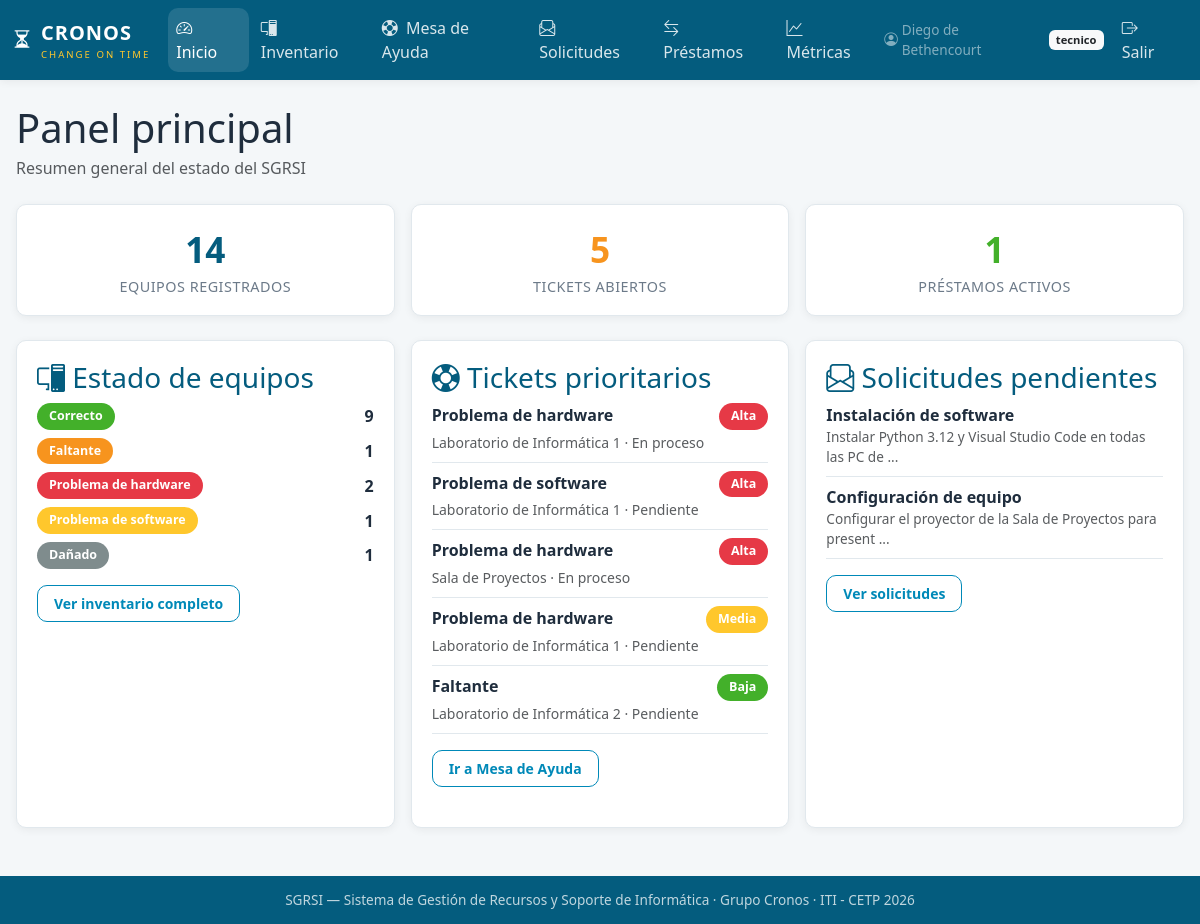
The page /index.php?pagina=dashboard (signed in) on the database its author committed.
### tables this page shows
CREATE TABLE IF NOT EXISTS tickets (
    id_ticket        INT AUTO_INCREMENT PRIMARY KEY,
    id_usuario       INT NOT NULL,             
    id_tecnico       INT DEFAULT NULL,         
    id_equipo        INT DEFAULT NULL,
    id_laboratorio   INT DEFAULT NULL,
    incidente        VARCHAR(100) NOT NULL,    
    descripcion      TEXT,                     
    id_prioridad     INT NOT NULL,
    id_estado_ticket INT NOT NULL DEFAULT 1,
    fecha_apertura   DATETIME NOT NULL DEFAULT CURRENT_TIMESTAMP,
    fecha_cierre     DATETIME DEFAULT NULL,
    nota_resolucion  TEXT,
    CONSTRAINT fk_tickets_usuario  FOREIGN KEY (id_usuario)       REFERENCES usuarios(id_usuario),
    CONSTRAINT fk_tickets_tecnico  FOREIGN KEY (id_tecnico)       REFERENCES usuarios(id_usuario),
    CONSTRAINT fk_tickets_equipo   FOREIGN KEY (id_equipo)        REFERENCES equipos(id_equipo),
    CONSTRAINT fk_tickets_lab      FOREIGN KEY (id_laboratorio)   REFERENCES laboratorios(id_laboratorio),
    CONSTRAINT fk_tickets_prior    FOREIGN KEY (id_prioridad)     REFERENCES prioridades(id_prioridad),
    CONSTRAINT fk_tickets_estado   FOREIGN KEY (id_estado_ticket) REFERENCES estados_ticket(id_estado_ticket)
);

CREATE TABLE IF NOT EXISTS prioridades (
    id_prioridad  INT AUTO_INCREMENT PRIMARY KEY,
    nombre        VARCHAR(20) NOT NULL UNIQUE,
    orden         INT NOT NULL,
    color_hex     VARCHAR(7) NOT NULL DEFAULT '#999999'
);

CREATE TABLE IF NOT EXISTS laboratorios (
    id_laboratorio INT AUTO_INCREMENT PRIMARY KEY,
    nombre         VARCHAR(60) NOT NULL,
    numero_salon   VARCHAR(20) NOT NULL,
    capacidad      INT DEFAULT 0,
    activo         TINYINT(1) NOT NULL DEFAULT 1
);

CREATE TABLE IF NOT EXISTS estados_ticket (
    id_estado_ticket INT AUTO_INCREMENT PRIMARY KEY,
    nombre_estado    VARCHAR(30) NOT NULL UNIQUE
);

CREATE TABLE IF NOT EXISTS solicitudes (
    id_solicitud        INT AUTO_INCREMENT PRIMARY KEY,
    id_usuario          INT NOT NULL,
    id_tipo_solicitud   INT NOT NULL,
    id_laboratorio      INT DEFAULT NULL,
    descripcion         TEXT NOT NULL,
    fecha_solicitud     DATETIME NOT NULL DEFAULT CURRENT_TIMESTAMP,
    fecha_necesaria     DATE DEFAULT NULL,
    id_estado_solicitud INT NOT NULL DEFAULT 1,
    CONSTRAINT fk_solicitudes_usuario FOREIGN KEY (id_usuario)          REFERENCES usuarios(id_usuario),
    CONSTRAINT fk_solicitudes_tipo    FOREIGN KEY (id_tipo_solicitud)   REFERENCES tipos_solicitud(id_tipo_solicitud),
    CONSTRAINT fk_solicitudes_lab     FOREIGN KEY (id_laboratorio)      REFERENCES laboratorios(id_laboratorio),
    CONSTRAINT fk_solicitudes_estado  FOREIGN KEY (id_estado_solicitud) REFERENCES estados_solicitud(id_estado_solicitud)
);

CREATE TABLE IF NOT EXISTS tipos_solicitud (
    id_tipo_solicitud INT AUTO_INCREMENT PRIMARY KEY,
    nombre            VARCHAR(60) NOT NULL UNIQUE
);

### src/controllers/DashboardController.php (called while the page is built, shortened)
<?php
$db = Database::conectar();
$stmt = $db->query("SELECT COUNT(*) AS total FROM equipos");
$total_equipos = $stmt->fetch()['total'];
$stmt = $db->query("
    SELECT COUNT(*) AS total FROM tickets t
    JOIN estados_ticket et ON et.id_estado_ticket = t.id_estado_ticket
    WHERE et.nombre_estado != 'Resuelto'
");
$total_tickets_abiertos = $stmt->fetch()['total'];
$stmt = $db->query("
    SELECT COUNT(*) AS total FROM prestamos p
    JOIN estados_prestamo ep ON ep.id_estado_prestamo = p.id_estado_prestamo
    WHERE ep.nombre_estado = 'Activo'
");
$total_prestamos_activos = $stmt->fetch()['total'];
$stmt = $db->query("
    SELECT ee.nombre_estado, ee.color_hex, COUNT(*) AS cantidad
    FROM equipos e
    JOIN estados_equipo ee ON ee.id_estado_equipo = e.id_estado_equipo
    GROUP BY ee.id_estado_equipo
    ORDER BY ee.id_estado_equipo
");
$estados_equipos = $stmt->fetchAll();
$stmt = $db->query("
    SELECT t.id_ticket, t.incidente, t.fecha_apertura,
           p.nombre AS prioridad, p.color_hex AS color_prioridad,
           et.nombre_estado AS estado,
           l.nombre AS laboratorio
    FROM tickets t
    JOIN prioridades p ON p.id_prioridad = t.id_prioridad
    JOIN estados_ticket et ON et.id_estado_ticket = t.id_estado_ticket
    LEFT JOIN laboratorios l ON l.id_laboratorio = t.id_laboratorio
    WHERE et.nombre_estado != 'Resuelto'
    ORDER BY p.orden ASC, t.fecha_apertura ASC
    LIMIT 5
");
$tickets_activos = $stmt->fetchAll();
$stmt = $db->query("
    SELECT s.id_solicitud, s.descripcion, s.fecha_solicitud,
           ts.nombre AS tipo, es.nombre_estado AS estado
    FROM solicitudes s
    JOIN tipos_solicitud ts ON ts.id_tipo_solicitud = s.id_tipo_solicitud
    JOIN estados_solicitud es ON es.id_estado_solicitud = s.id_estado_solicitud
    WHERE es.nombre_estado = 'Pendiente'
    ORDER BY s.fecha_solicitud ASC
    LIMIT 5
");
$solicitudes_pendientes = $stmt->fetchAll();
require_once __DIR__ . '/../../views/dashboard.php';
require_once __DIR__ . '/../../views/layouts/base.php';

### views/dashboard.php (the view)
<h1 class="mb-1">Panel principal</h1>
<p class="text-muted mb-4">Resumen general del estado del SGRSI</p>
<div class="row g-3 mb-4">
    <div class="col-md-4">
        <div class="metric-card">
            <div class="metric-valor"><?= $total_equipos ?></div>
            <div class="metric-label">Equipos registrados</div>
        </div>
    </div>
    <div class="col-md-4">
        <div class="metric-card metric-naranja">
            <div class="metric-valor"><?= $total_tickets_abiertos ?></div>
            <div class="metric-label">Tickets abiertos</div>
        </div>
    </div>
    <div class="col-md-4">
        <div class="metric-card metric-verde">
            <div class="metric-valor"><?= $total_prestamos_activos ?></div>
            <div class="metric-label">Préstamos activos</div>
        </div>
    </div>
</div>
<div class="row g-3">
    <div class="col-md-4">
        <div class="card-cronos h-100">
            <h3><i class="bi bi-pc-display"></i> Estado de equipos</h3>
            <?php if ($estados_equipos): ?>
                <?php foreach ($estados_equipos as $e): ?>
                <div class="d-flex justify-content-between align-items-center mb-2">
                    <span class="badge-estado" style="background-color:<?= $e['color_hex'] ?>">
                        <?= htmlspecialchars($e['nombre_estado']) ?>
                    </span>
                    <strong><?= $e['cantidad'] ?></strong>
                </div>
                <?php endforeach; ?>
            <?php else: ?>
                <p class="text-muted">No hay equipos registrados.</p>
            <?php endif; ?>
            <a href="/index.php?pagina=inventario" class="btn btn-cronos-outline btn-sm mt-2">
                Ver inventario completo
            </a>
        </div>
    </div>
    <div class="col-md-4">
        <div class="card-cronos h-100">
            <h3><i class="bi bi-life-preserver"></i> Tickets prioritarios</h3>
            <?php if ($tickets_activos): ?>
                <?php foreach ($tickets_activos as $t): ?>
                <div class="mb-2 pb-2" style="border-bottom:1px solid var(--borde)">
                    <div class="d-flex justify-content-between">
                        <strong><?= htmlspecialchars($t['incidente']) ?></strong>
                        <span class="badge-estado" style="background-color:<?= $t['color_prioridad'] ?>">
                            <?= htmlspecialchars($t['prioridad']) ?>
                        </span>
                    </div>
                    <small class="text-muted">
                        <?= htmlspecialchars($t['laboratorio'] ?? 'Sin laboratorio') ?>
                        &middot; <?= htmlspecialchars($t['estado']) ?>
                    </small>
                </div>
                <?php endforeach; ?>
            <?php else: ?>
                <p class="text-muted">No hay tickets pendientes.</p>
            <?php endif; ?>
            <a href="/index.php?pagina=tickets" class="btn btn-cronos-outline btn-sm mt-2">
                Ir a Mesa de Ayuda
            </a>
        </div>
    </div>
    <div class="col-md-4">
        <div class="card-cronos h-100">
            <h3><i class="bi bi-envelope-paper"></i> Solicitudes pendientes</h3>
            <?php if ($solicitudes_pendientes): ?>
                <?php foreach ($solicitudes_pendientes as $s): ?>
                <div class="mb-2 pb-2" style="border-bottom:1px solid var(--borde)">
                    <strong><?= htmlspecialchars($s['tipo']) ?></strong>
                    <p class="mb-0 text-muted" style="font-size:.85rem">
                        <?= htmlspecialchars(substr($s['descripcion'], 0, 60)) ?>
                        <?= strlen($s['descripcion']) > 60 ? '...' : '' ?>
                    </p>
                </div>
                <?php endforeach; ?>
            <?php else: ?>
                <p class="text-muted">No hay solicitudes pendientes.</p>
            <?php endif; ?>
            <a href="/index.php?pagina=solicitudes" class="btn btn-cronos-outline btn-sm mt-2">
                Ver solicitudes
            </a>
        </div>
    </div>
</div>

### public/assets/css/style.css (style rules this page uses)
:root { --ceibal-azul: #0089B8; --ceibal-azul-os: #045C7E; --ceibal-verde: #43B02A; --ceibal-naranja: #F7941E; --ceibal-amarillo: #FFC72C; --ceibal-rojo: #E63946; --ceibal-gris: #7F8C8D; --fondo: #F4F7F9; --superficie: #FFFFFF; --texto: #1F2D3D; --texto-claro: #6C7A89; --borde: #E1E8ED; --radio: 10px; --sombra: 0 2px 8px rgba(0, 0, 0, 0.06); }
* { box-sizing: border-box; }
body { font-family: "Segoe UI", Roboto, "Helvetica Neue", Arial, sans-serif; background-color: var(--fondo); color: var(--texto); margin: 0; min-height: 100vh; display: flex; flex-direction: column; }
.card-cronos { background-color: var(--superficie); border: 1px solid var(--borde); border-radius: var(--radio); box-shadow: var(--sombra); padding: 20px; margin-bottom: 20px; }
.card-cronos h2, .card-cronos h3 { margin-top: 0; color: var(--ceibal-azul-os); }
.metric-card { background-color: var(--superficie); border-radius: var(--radio); border: 1px solid var(--borde); box-shadow: var(--sombra); padding: 18px; text-align: center; height: 100%; }
.metric-card .metric-valor { font-size: 2.2rem; font-weight: 700; color: var(--ceibal-azul-os); }
.metric-card .metric-label { color: var(--texto-claro); font-size: 0.9rem; text-transform: uppercase; letter-spacing: 0.5px; }
.metric-card.metric-verde .metric-valor { color: var(--ceibal-verde); }
.metric-card.metric-naranja .metric-valor { color: var(--ceibal-naranja); }
.badge-estado { display: inline-block; padding: 4px 12px; border-radius: 999px; font-size: 0.78rem; font-weight: 600; color: #FFFFFF; white-space: nowrap; }
.btn-cronos-outline { background-color: transparent; border: 1.5px solid var(--ceibal-azul); color: var(--ceibal-azul); font-weight: 600; border-radius: var(--radio); padding: 7px 16px; transition: all 0.15s ease; }

### rows shown on the page
tickets: incidente "Problema de hardware", id_prioridad.nombre "Alta", id_laboratorio.nombre "Laboratorio de Informática 1", id_estado_ticket.nombre_estado "En proceso"
tickets: incidente "Problema de software", id_prioridad.nombre "Alta", id_laboratorio.nombre "Laboratorio de Informática 1", id_estado_ticket.nombre_estado "Pendiente"
tickets: incidente "Problema de hardware", id_prioridad.nombre "Alta", id_laboratorio.nombre "Sala de Proyectos", id_estado_ticket.nombre_estado "En proceso"
tickets: incidente "Problema de hardware", id_prioridad.nombre "Media", id_laboratorio.nombre "Laboratorio de Informática 1", id_estado_ticket.nombre_estado "Pendiente"
tickets: incidente "Faltante", id_prioridad.nombre "Baja", id_laboratorio.nombre "Laboratorio de Informática 2", id_estado_ticket.nombre_estado "Pendiente"
solicitudes: id_tipo_solicitud.nombre "Instalación de software", descripcion "Instalar Python 3.12 y Visual Studio Code en todas las PC de"
solicitudes: id_tipo_solicitud.nombre "Configuración de equipo", descripcion "Configurar el proyector de la Sala de Proyectos para present"

### other values the page prints
$_SESSION['nombre'] "Diego de Bethencourt"
$_SESSION['rol'] "tecnico"
$total_equipos "14"
$total_tickets_abiertos "5"
$total_prestamos_activos "1"
$e['nombre_estado'] "Correcto"
$e['cantidad'] "9"
$e['nombre_estado'] "Faltante"
$e['cantidad'] "1"
$e['nombre_estado'] "Problema de hardware"
$e['cantidad'] "2"
$e['nombre_estado'] "Problema de software"
$e['nombre_estado'] "Dañado"
